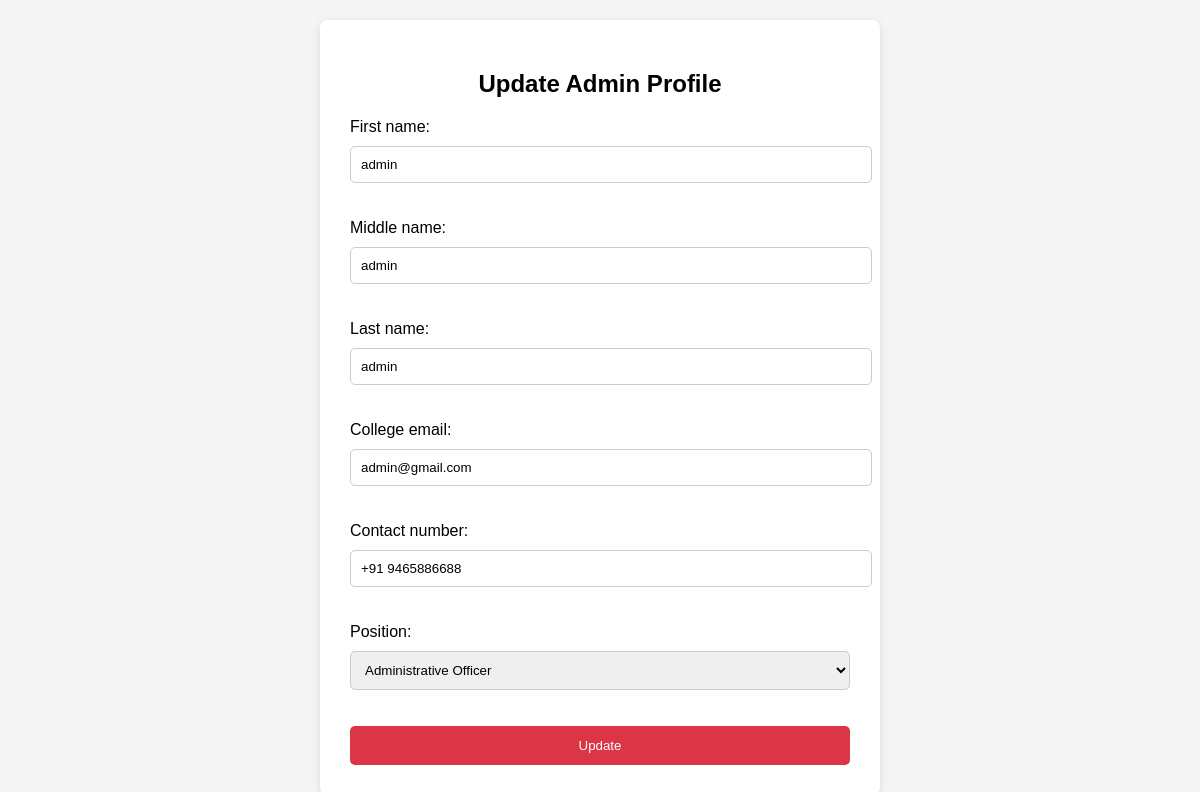
/update/admin/ (signed in), run on the app's committed database.
### accounts/models.py (models this page shows, shortened)
class Administration(models.Model):
    user = models.OneToOneField(CustomUser, on_delete=models.CASCADE, related_name='admin_profile')
    admin_id = models.UUIDField(default=uuid.uuid4, editable=False, unique=True)
    first_name = models.CharField(max_length=30)
    middle_name = models.CharField(max_length=30, blank=True, null=True)
    last_name = models.CharField(max_length=30)
    college_email = models.EmailField(unique=True)
    contact_number = models.CharField(max_length=15, blank=True, null=True)
    POSITION_CHOICES = [
        ('Dean', 'Dean'),
        ('Registrar', 'Registrar'),
        ('HOD', 'Head of Department'),
        ('AO', 'Administrative Officer'),
    ]
    position = models.CharField(max_length=20, choices=POSITION_CHOICES)

### accounts/views.py (the view)
# urls.py: path('update/admin/', update_admin_profile, name='update_admin_profile'),
@login_required
def update_admin_profile(request):
    user = request.user.admin_profile
    if request.method == 'POST':
        form = AdminUpdateForm(request.POST, instance=user)
        if form.is_valid():
            form.save()
            return redirect('accounts:admin_dashboard')
    else:
        form = AdminUpdateForm(instance=user)
    return render(request, 'update_admin.html', {'form': form})

### accounts/forms.py
class AdminUpdateForm(forms.ModelForm):
    class Meta:
        model = Administration
        fields = ['first_name', 'middle_name', 'last_name', 'college_email', 'contact_number', 'position']
    def __init__(self, *args, **kwargs):
        super(AdminUpdateForm, self).__init__(*args, **kwargs)

### accounts/templates/update_admin.html (shortened to what this page needs)
<!DOCTYPE html>
<html>
<head>
</head>
<body>
<div class="form-container">
    <h2>Update Admin Profile</h2>
    <form method="post">
        {{ form.as_p }}
        <button type="submit">Update</button>
    </form>
</div>
</body>
</html>

### accounts/templates/update_admin.html (style rules this page uses)
body { font-family: Arial; background: #f4f4f4; margin: 0; padding: 20px; }
.form-container { max-width: 500px; margin: auto; background: #fff; padding: 30px; border-radius: 8px; box-shadow: 0 2px 8px rgba(0,0,0,0.1); }
h2 { text-align: center; }
input, select { width: 100%; padding: 10px; margin: 10px 0 20px; border: 1px solid #ccc; border-radius: 5px; }
button { background-color: #dc3545; color: white; padding: 12px; border: none; border-radius: 5px; width: 100%; cursor: pointer; }

### data on the page
Administration: first_name "admin", middle_name "admin", last_name "admin", college_email "admin@gmail.com", contact_number "+91 9465886688", position "Administrative Officer"
